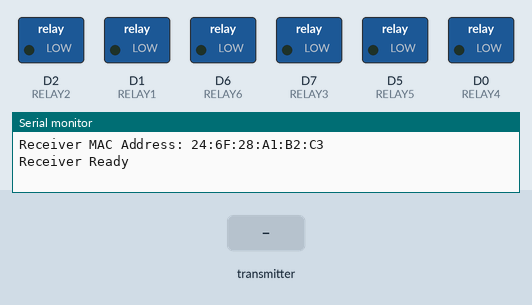
The sketch below on a simulated ESP8266 (NodeMCU). Parts: switched loads named in the sketch (green lamp = pin HIGH), the last lines printed to the serial monitor. The inputs (shaded band) are chosen by the test bench.

Above: at 1.2 s.
1.3 s: the transmitter starts sending ch1 = 1
At 1.7 s:
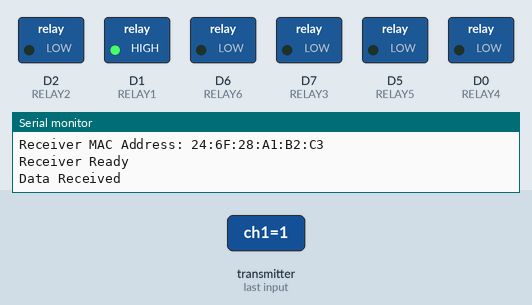
2.8 s: the transmitter starts sending ch2 = 1
At 4.0 s:
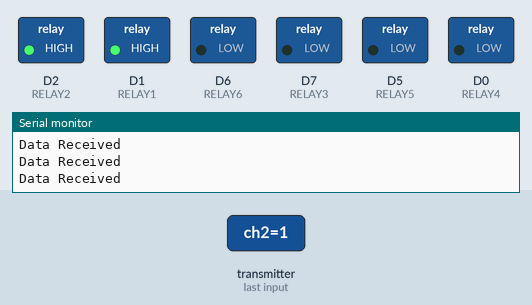
4.3 s: the transmitter starts sending ch3 = 1
At 5.2 s:
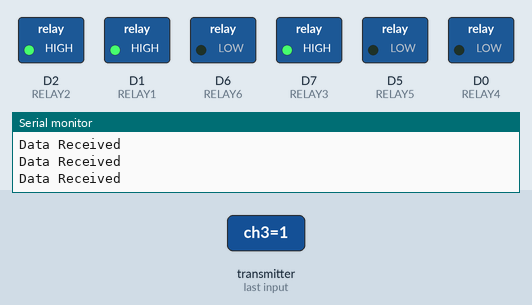
5.8 s: the transmitter starts sending ch4 = 1
At 6.3 s:
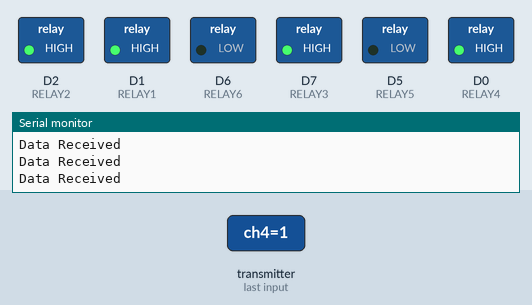
7.3 s: the transmitter starts sending ch5 = 1
At 8.5 s:
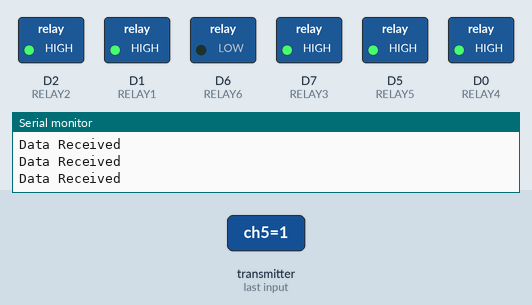
8.8 s: the transmitter starts sending ch6 = 1
At 9.8 s:
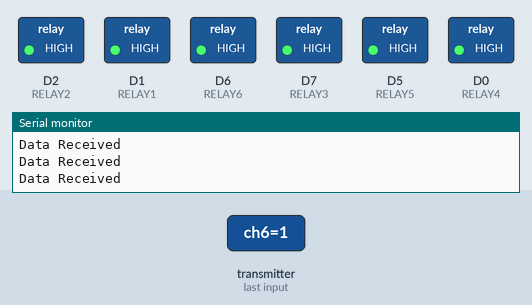
Timing chart, 0 to 11.3 s (numbered marks = the images above; inputs shaded):
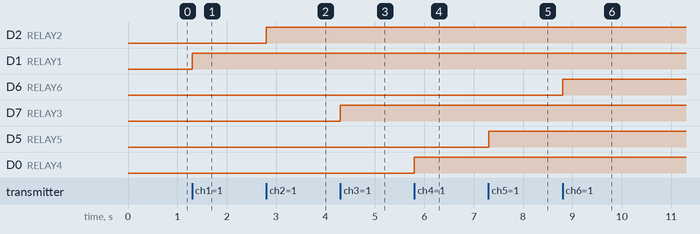

The sketch:

helmet_receiver_final_code.ino
```cpp
/*************************************************
                ESP8266 RECEIVER
         6 Channel Relay Receiver
      Auto OFF if Signal Lost
*************************************************/

#include <ESP8266WiFi.h>
#include <espnow.h>

/************* Relay Pins *************/
#define RELAY1 D1
#define RELAY2 D2
#define RELAY3 D7
#define RELAY4 D0
#define RELAY5 D5
#define RELAY6 D6

/************* Data Structure *************/
typedef struct struct_message {
  bool ch1;
  bool ch2;
  bool ch3;
  bool ch4;
  bool ch5;
  bool ch6;
} struct_message;

struct_message data;

/************* Timeout *************/
unsigned long lastReceiveTime = 0;
const unsigned long timeout = 1000; // 1 Second

/************* All Relay OFF *************/
void allRelayOff() {

  digitalWrite(RELAY1, LOW);
  digitalWrite(RELAY2, LOW);
  digitalWrite(RELAY3, LOW);
  digitalWrite(RELAY4, LOW);
  digitalWrite(RELAY5, LOW);
  digitalWrite(RELAY6, LOW);
}

/************* Receive Callback *************/
void OnDataRecv(uint8_t *mac, uint8_t *incomingData, uint8_t len) {

  memcpy(&data, incomingData, sizeof(data));

  // Last Data Receive Time Update
  lastReceiveTime = millis();

  // Relay Control
  digitalWrite(RELAY1, data.ch1);
  digitalWrite(RELAY2, data.ch2);
  digitalWrite(RELAY3, data.ch3);
  digitalWrite(RELAY4, data.ch4);
  digitalWrite(RELAY5, data.ch5);
  digitalWrite(RELAY6, data.ch6);

  Serial.println("Data Received");
}

/************* Setup *************/
void setup() {

  Serial.begin(115200);

  pinMode(RELAY1, OUTPUT);
  pinMode(RELAY2, OUTPUT);
  pinMode(RELAY3, OUTPUT);
  pinMode(RELAY4, OUTPUT);
  pinMode(RELAY5, OUTPUT);
  pinMode(RELAY6, OUTPUT);

  // সব Relay শুরুতে OFF
  allRelayOff();

  WiFi.mode(WIFI_STA);
  WiFi.disconnect();

  /************* Receiver MAC *************/
  Serial.print("Receiver MAC Address: ");
  Serial.println(WiFi.macAddress());

  /************* ESP-NOW Init *************/
  if (esp_now_init() != 0) {

    Serial.println("ESP-NOW Init Failed");
    return;
  }

  esp_now_set_self_role(ESP_NOW_ROLE_SLAVE);

  esp_now_register_recv_cb(OnDataRecv);

  Serial.println("Receiver Ready");
}

/************* Loop *************/
void loop() {

  // যদি নির্দিষ্ট সময় Data না আসে
  // তাহলে সব Relay OFF

  if (millis() - lastReceiveTime > timeout) {

    allRelayOff();
  }
}
```

Measured:
- after the input at 1.3 s, D1 (RELAY1): LOW → HIGH at once
- after the input at 2.8 s, D2 (RELAY2): LOW → HIGH at once
- after the input at 4.3 s, D7 (RELAY3): LOW → HIGH at once
- after the input at 5.8 s, D0 (RELAY4): LOW → HIGH at once
- after the input at 7.3 s, D5 (RELAY5): LOW → HIGH at once
- after the input at 8.8 s, D6 (RELAY6): LOW → HIGH at once
